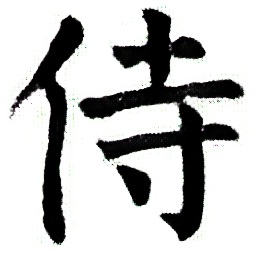
#> input picture storage/4f8d_gen.png, 256 x 256 px
$ python -i comparison.py   (imports and definitions only)
#> lines starting #> are read from the running program, lines starting #| are printed output that depends on the picture
#> further down, picture is the input picture: shape (256, 256, 3); mean B, G, R 192.6, 193.1, 192.7
import cv2
import numpy as np

# 1. 讓尺寸相同(相對位置相同)
# 2. 灰階化、二值化
# 3. 比較


# [22 lines left out: functions match_images, process_image, not called in this run]


def convert_to_binary(image, contrast=200, brightness=150):

    # 調整對比度和亮度
#> called with contrast = 200, brightness = 150
    contrast_image = image * (contrast / 127 + 1) - contrast + brightness
    contrast_image = np.clip(contrast_image, 0, 255).astype(np.uint8)
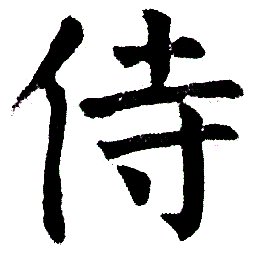
#> contrast_image: shape (256, 256, 3); mean B, G, R 195.2, 195.3, 195.3

    # 模糊化處理
    blurred_image = cv2.GaussianBlur(contrast_image, (5, 5), 0)
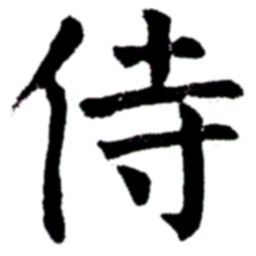
#> blurred_image: shape (256, 256, 3); mean B, G, R 195.2, 195.3, 195.3

    # 二值化圖片
    _, binary_image = cv2.threshold(blurred_image, 150, 255, cv2.THRESH_BINARY)
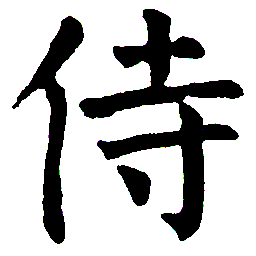
#> binary_image: shape (256, 256, 3); mean B, G, R 193.7, 193.8, 193.8

    return binary_image


def find_edge(image):
    binary_image = convert_to_binary(image)

    # 找輪廓需要黑白顛倒的圖
    changed_image = 255 - binary_image
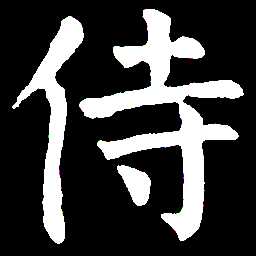
#> changed_image: shape (256, 256, 3); mean B, G, R 61.3, 61.2, 61.2

    # 找到圖片的輪廓
#> (the run stopped early here; a loop or call above may not have finished)
